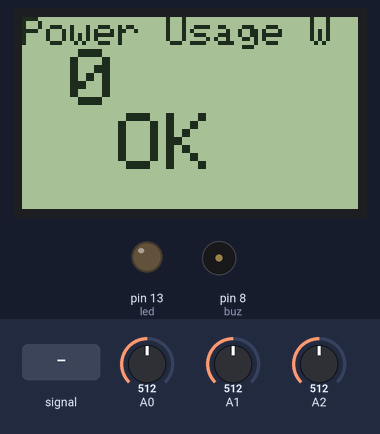
A sketch run on a simulated Arduino Uno, built with avr-gcc and run on an emulated ATmega328P. Parts: 84×48 one-colour display, output pins drawn as LEDs (lit = HIGH), buzzer (waves = sounding, pin HIGH). The inputs (shaded band) are chosen by the test bench; at power-on: A2 = 512, A0 = 512, A1 = 512. The display library's start-up logo is not drawn; what the sketch prints to the serial monitor is not drawn.

Above: at 3.5 s.
3.6 s: A2 fed a 2 Hz sine of ±306 counts around its level
At 4.0 s:
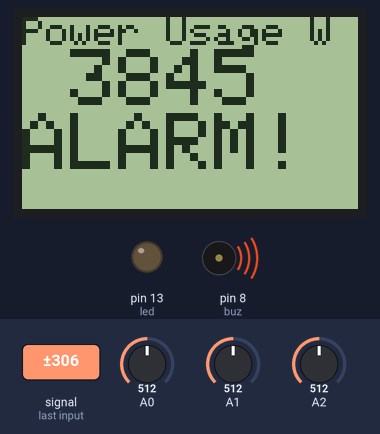
5.6 s: A2 fed a 50 Hz sine of ±306 counts around its level
At 6.4 s:
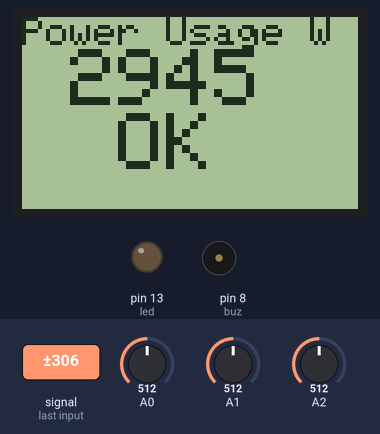
7.5 s: A2 set to 300
At 8.9 s:
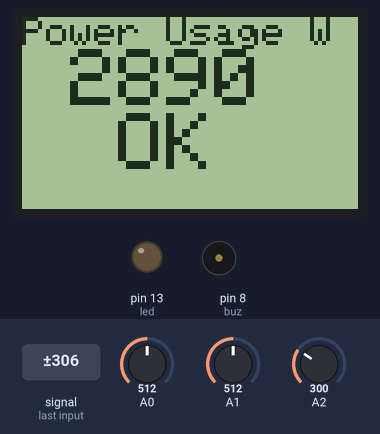
9.2 s: A2 set to 277
At 9.66 s:
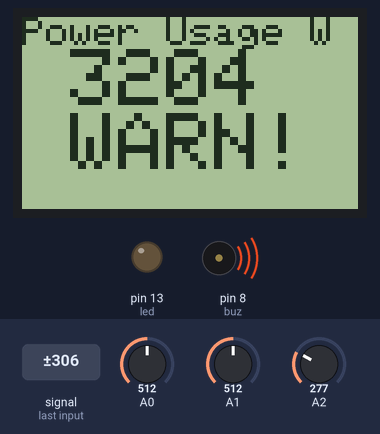
11.8 s: A2 set to 306
At 12.6 s:
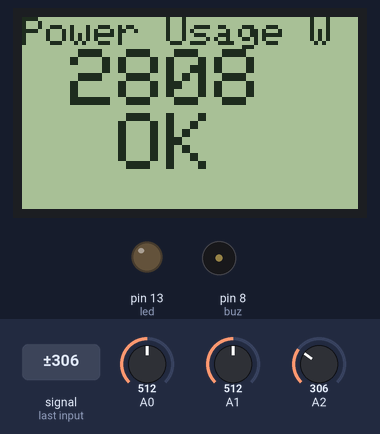
Timing chart, 0 to 14.7 s (numbered marks = the images above; inputs shaded):
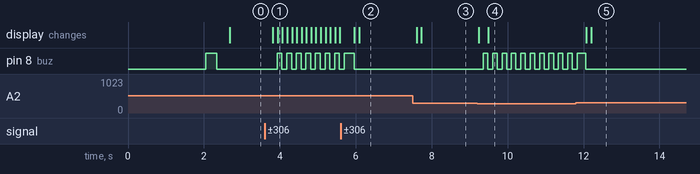

Measured:
- the behaviour switches between 292 and 291 on A2 (found by bisection; images 3 and 4)
- after the input at 3.6 s, pin 8 (buz): alternates HIGH for 0.13 s and LOW for 0.13 s, starting after 0.33 s; the display: first changes after 0.22 s (image 1 shows a later state)
- after the input at 5.6 s, the display: first changes after 0.37 s (image 2 shows a later state)
- after the input at 7.5 s, the display: first changes after 0.10 s (image 3 shows a later state)
- after the input at 9.2 s, pin 8 (buz): alternates HIGH for 0.12 s and LOW for 0.13 s, starting after 0.16 s; the display: first changes at once (image 4 shows a later state)
- after the input at 11.8 s, the display: first changes after 0.28 s (image 5 shows a later state)

The sketch:

AbPowerMonitor-v002.ino
```cpp
int buz = 8;
int led = 13;
int ai0 = A0;    // select the input pin for analog input
int ai1 = A1;    // select the input pin for analog input
int ai2 = A2;    // select the input pin for analog input
double PowerInst = 0;   // instantaneous power consumption [W]

#include <Adafruit_GFX.h>
#include <Adafruit_PCD8544.h>

// D7 - Serial clock out (CLK oder SCLK)
// D6 - Serial data out (DIN)
// D5 - Data/Command select (DC oder D/C)
// D4 - LCD chip select (CE oder CS)
// D3 - LCD reset (RST)
Adafruit_PCD8544 display = Adafruit_PCD8544(7, 6, 5, 4, 3);

void setup() {
  pinMode(led, OUTPUT);     // initialize pin as logical OUTPUT
  Serial.begin(38400);       // open the serial port at 38400 bps
  //analogReadResolution(12); // initialize analog risolution (mod. Due and Zero only)
  display.begin();          // initialize display
  display.setContrast(50);  // set contrast around to adapt the display here for best viewing
  display.display();        // show splashscreen
  delay(2000);              // sleep 2s
  display.clearDisplay();   // clears the screen and buffer

  pinMode(buz, OUTPUT);     // initialize pin as logical OUTPUT
  digitalWrite(buz, HIGH);  // Buzzer ON
  delay(300);
  digitalWrite(buz, LOW); // Buzzer OFF
}

void loop() {
  PowerInst = ReadAnlogInput(ai2);

  if (PowerInst > 100) {
    PowerInst *= 13.635;
    Serial.println("Analog Input 2");
    Show(PowerInst);
    return;
  }
  else {
    PowerInst = ReadAnlogInput(ai1);
  }

  if (PowerInst > 100) {
    PowerInst *= 7.022;
    Serial.println("Analog Input 1");
    Show(PowerInst);
    return;
  }
  else {
    PowerInst = ReadAnlogInput(ai0);
  }

  PowerInst *= 2.671;
  Serial.println("Analog Input 0");
  Show(PowerInst);
}

void Show(int p) {
  display.clearDisplay();
  display.setTextColor(BLACK);
  display.setCursor(0, 0);
  display.setTextSize(1);
  display.print("Power Usage W\n");
  display.setTextSize(2);
  display.print(" ");
  display.print(p);
  display.setTextSize(1);
  display.print("\n\r\n\r");
  display.setTextSize(2);

  if (p > 3300) {
    display.println("ALARM!");
    digitalWrite(buz, HIGH);  // Buzzer ON
  }
  else if (p > 3000) {
    display.println(" WARN!");
    digitalWrite(buz, HIGH);  // Buzzer ON
    delay(3325 - p);
    digitalWrite(buz, LOW); // Buzzer OFF
  }
  else {
    display.println("  OK");
    digitalWrite(buz, LOW); // Buzzer OFF
}
  display.display();
  Serial.println(p);
}

long ReadAnlogInput(int aiPin) {
  int num = 1000;
  long aiVal = 0;
  unsigned long sum = 0;
  for (int i = 0; i < num; i++) {
    aiVal = analogRead(aiPin) - 512;  // read the value from the sensor - 512
    if (aiVal != 0) sum += (aiVal * aiVal);
  }
  return sqrt(sum / num);
}
```
